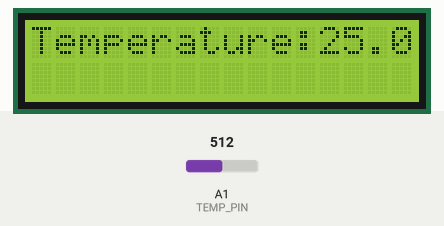
Recording of a sketch running on a simulated Arduino Uno, built with avr-gcc and run on an emulated ATmega328P. Parts: 16×2 character LCD. The inputs (shaded band) are chosen by the test bench; at power-on: A1 (TEMP_PIN) = 512. What the sketch prints to the serial monitor is not drawn.

Above: at 1.2 s.
1.3 s: A1 (TEMP_PIN) set to 716
At 3.1 s:
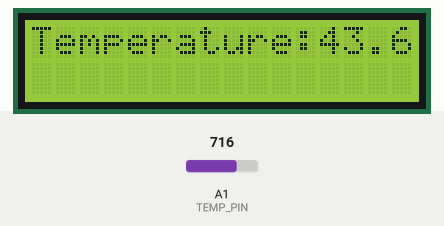
3.6 s: A1 (TEMP_PIN) set to 900
At 5.1 s:
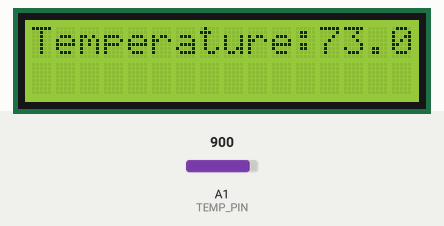
5.6 s: A1 (TEMP_PIN) set to 1023
At 7.2 s:
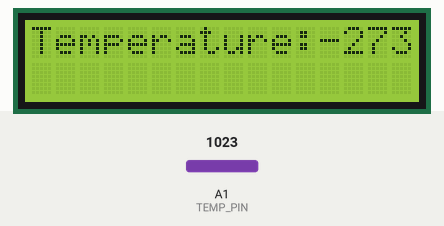
Timing chart, 0 to 8.7 s (numbered marks = the images above; inputs shaded):
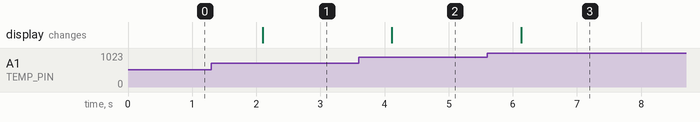

The sketch:

1.6.ino
```cpp
#include <math.h>
#include <Wire.h>
#include <LiquidCrystal_PCF8574.h>

LiquidCrystal_PCF8574 lcd(0x27);

const int TEMP_PIN = A1;
const float B = 4275;
const float R0 = 100000;
const float T0 = 298;

void setup() {
  Serial.begin(9600);
  while(!Serial);
  Serial.println("Lab 1.6 Starting");

  lcd.begin(16,2);
  lcd.setBacklight(255);
  lcd.home();
  lcd.clear();
  lcd.print("Temperature: ");

}

void loop() {
  int a = analogRead(TEMP_PIN);
  float R = ((1023.0/a)-1)*R0;
  float T  = 1/((log(R/R0)/B)+(1/T0));

  Serial.print("temperature = ");
  Serial.println(T-273);

  lcd.setCursor(12, 0);
  lcd.print(T-273);

   delay(1000);
}
```

Measured:
- after the input at 1.3 s, the display: changes after 0.80 s (image 1)
- after the input at 3.6 s, the display: changes after 0.52 s (image 2)
- after the input at 5.6 s, the display: changes after 0.53 s (image 3)
